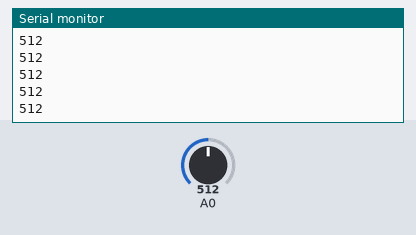
The sketch below on a simulated Arduino Leonardo, built with avr-gcc and run on an emulated ATmega32U4. Parts: the last lines printed to the serial monitor. Inputs (shaded band) come from the test bench; at power-on: A0 = 512. Storage starts empty.

Above: at 1.2 s.
1.3 s: A0 set to 716
At 1.8 s:
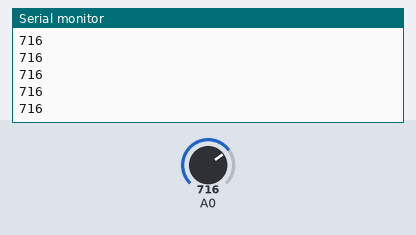
2.8 s: A0 set to 900
At 3.3 s:
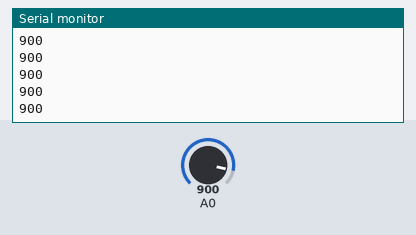
Timing chart, 0 to 5.8 s (numbered marks = the images above; inputs shaded):
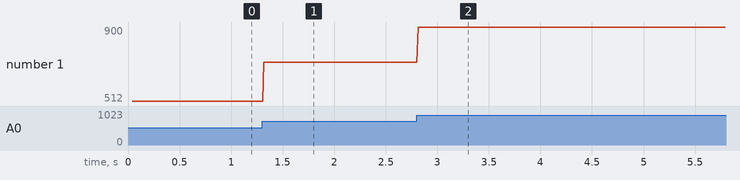

Measured:
- after the input at 1.3 s, the serial monitor: prints a new line at once (image 1)
- after the input at 2.8 s, the serial monitor: prints a new line at once (image 2)
- plotted number 1: 512 → 716 after the input at 1.3 s, 716 → 900 after the input at 2.8 s

The sketch:

sd_card.ino
```cpp
//SPI: 50 (MISO), 51 (MOSI), 52 (SCK), 53 (SS).
#include <SPI.h>
#include <SD.h>

const int chipSelect = 53;

void setup() {
  // Open serial communications and wait for port to open:
  Serial.begin(9600);
  while (!Serial) {
    ; // wait for serial port to connect. Needed for Leonardo only
  }


  Serial.print("Initializing SD card...");

  // see if the card is present and can be initialized:
  if (!SD.begin(chipSelect)) {
    Serial.println("Card failed, or not present");
    // don't do anything more:
    return;
  }
  Serial.println("card initialized.");
}

void loop() {
  // make a string for assembling the data to log:
  String dataString = "";

  // read three sensors and append to the string:
  /*for (int analogPin = 0; analogPin < 3; analogPin++) {
    int sensor = analogRead(analogPin);
    dataString += String(sensor);
    if (analogPin < 2) {
      dataString += ",";
    }
  }*/

  int sensor = analogRead(A0);
  dataString += String(sensor);

  // open the file. note that only one file can be open at a time,
  // so you have to close this one before opening another.
  File dataFile = SD.open("datalog2.txt", FILE_WRITE);

  // if the file is available, write to it:
  if (dataFile) {
    dataFile.println(dataString);
    dataFile.close();
    // print to the serial port too:
    Serial.println(dataString);
  }
  // if the file isn't open, pop up an error:
  else {
    Serial.println("error opening datalog.txt");
  }
}
```
